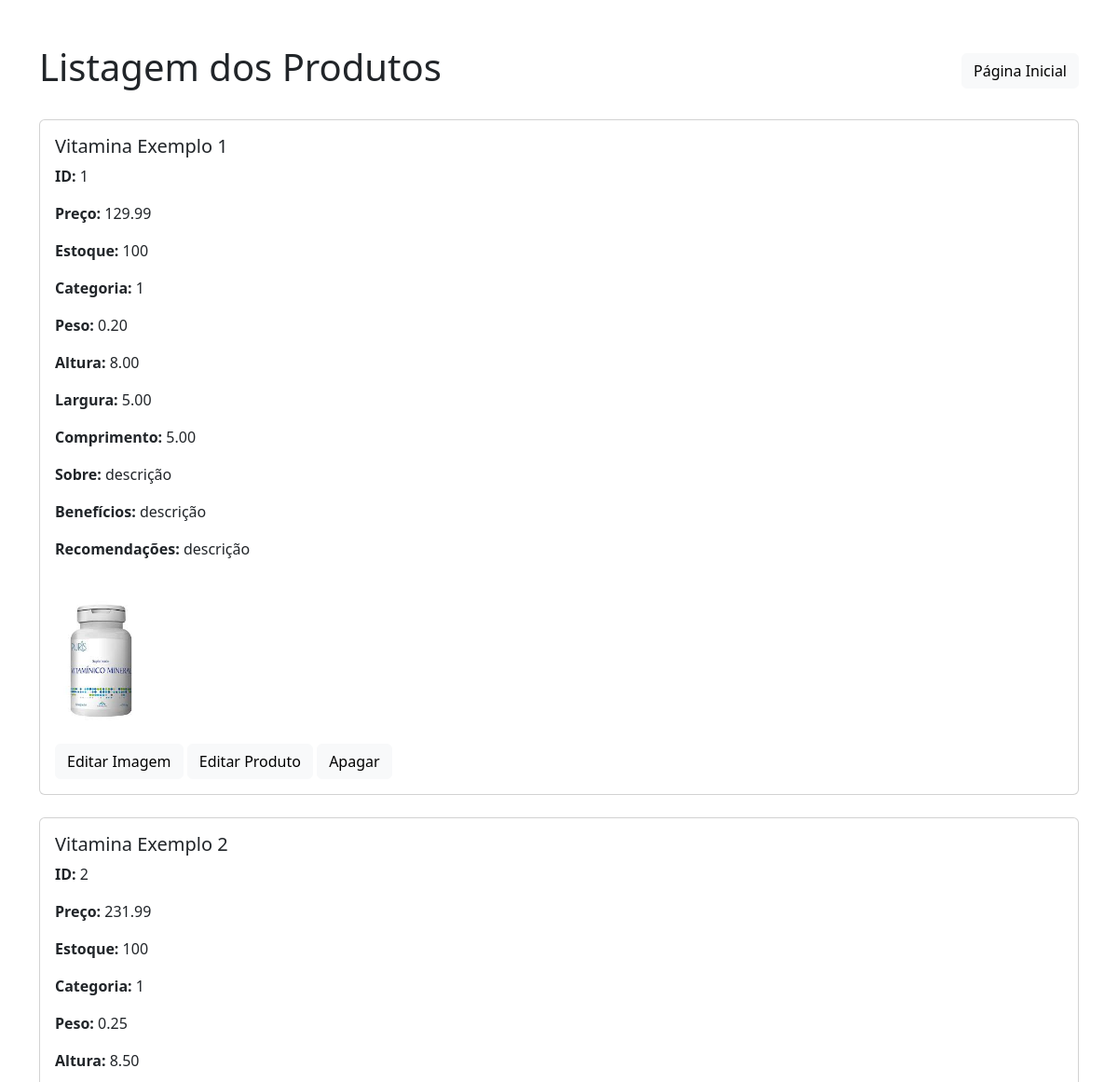
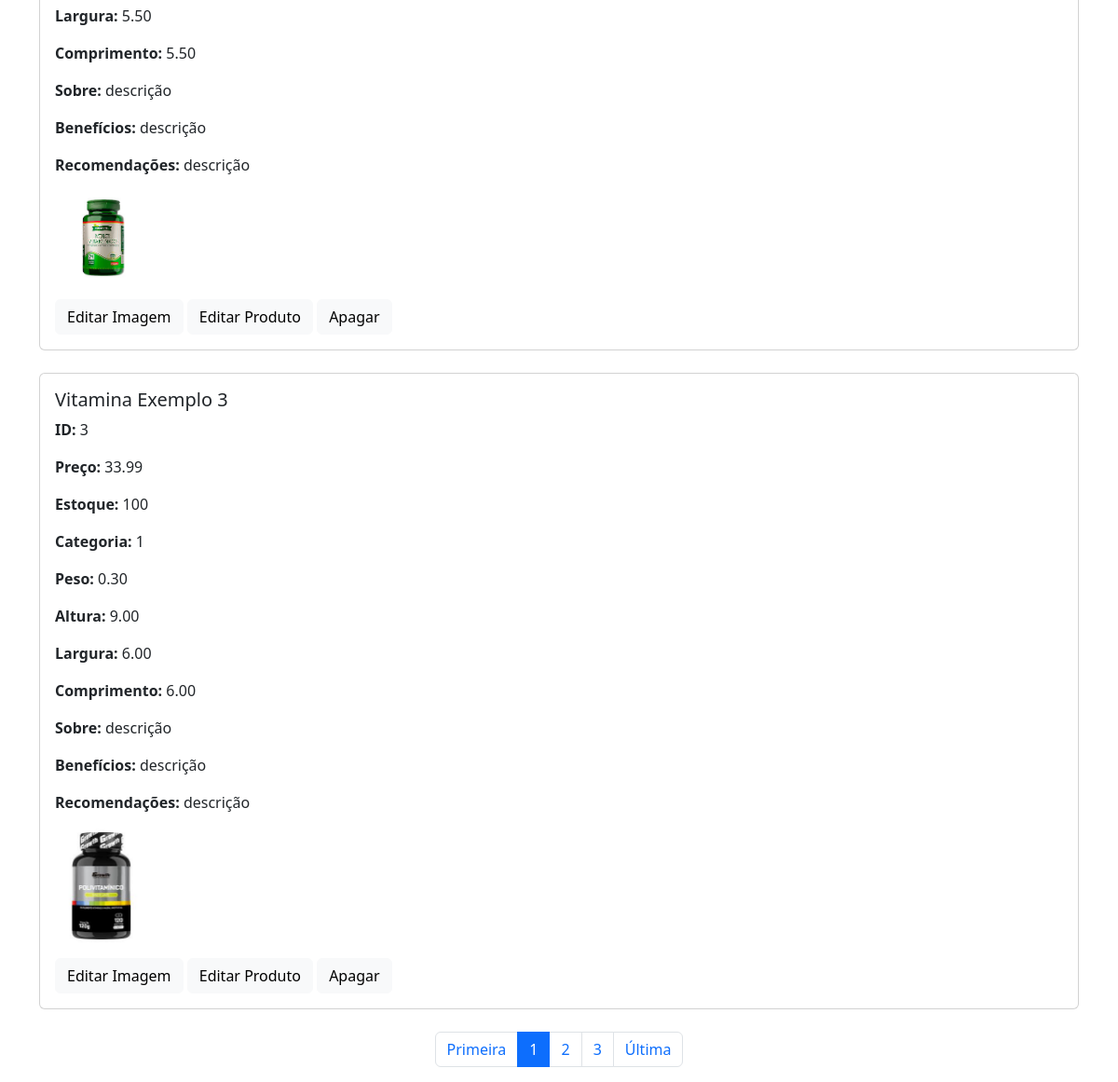
The app's page /listar_produtos.php, older data (2 pictures, top to bottom).
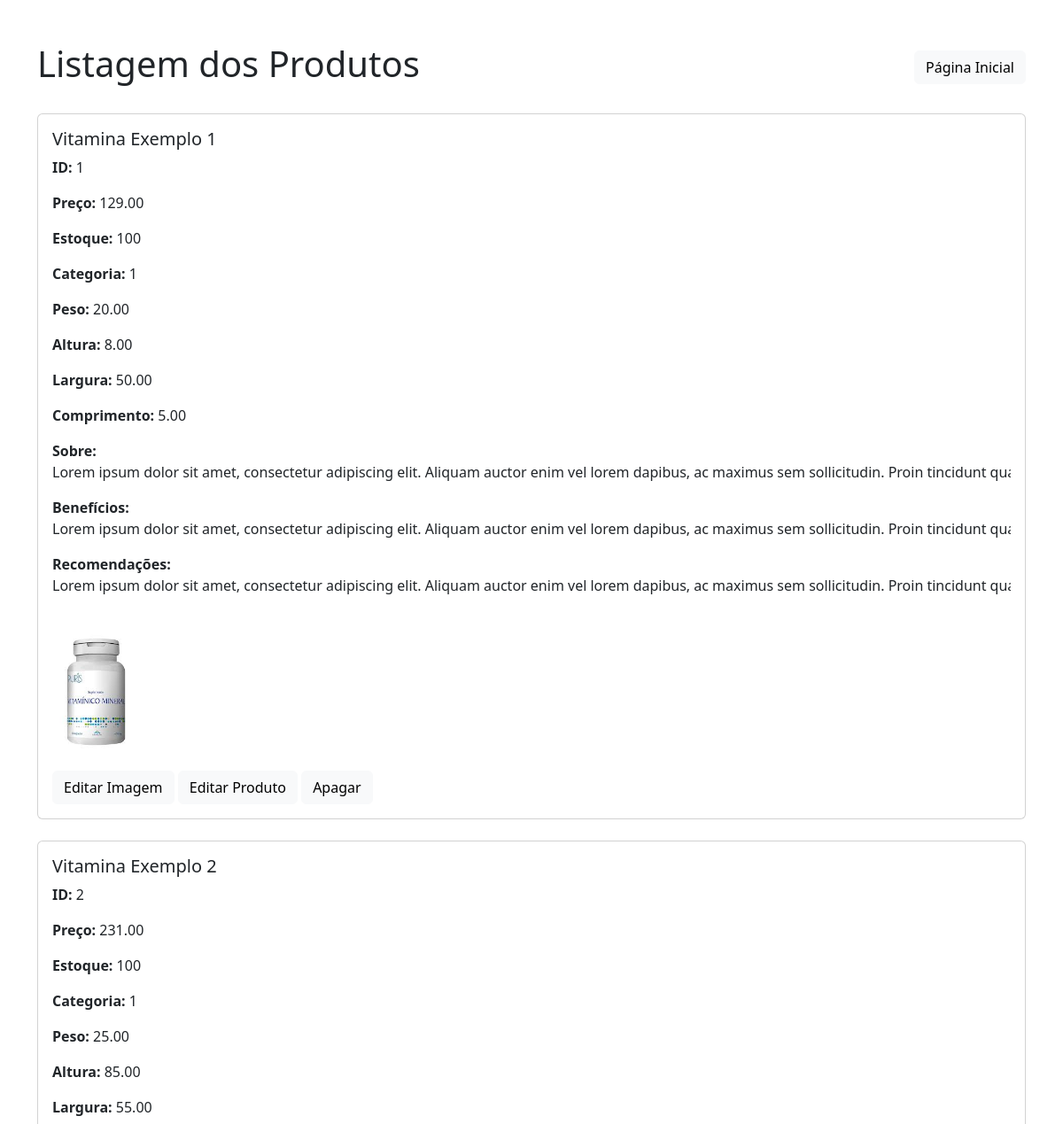
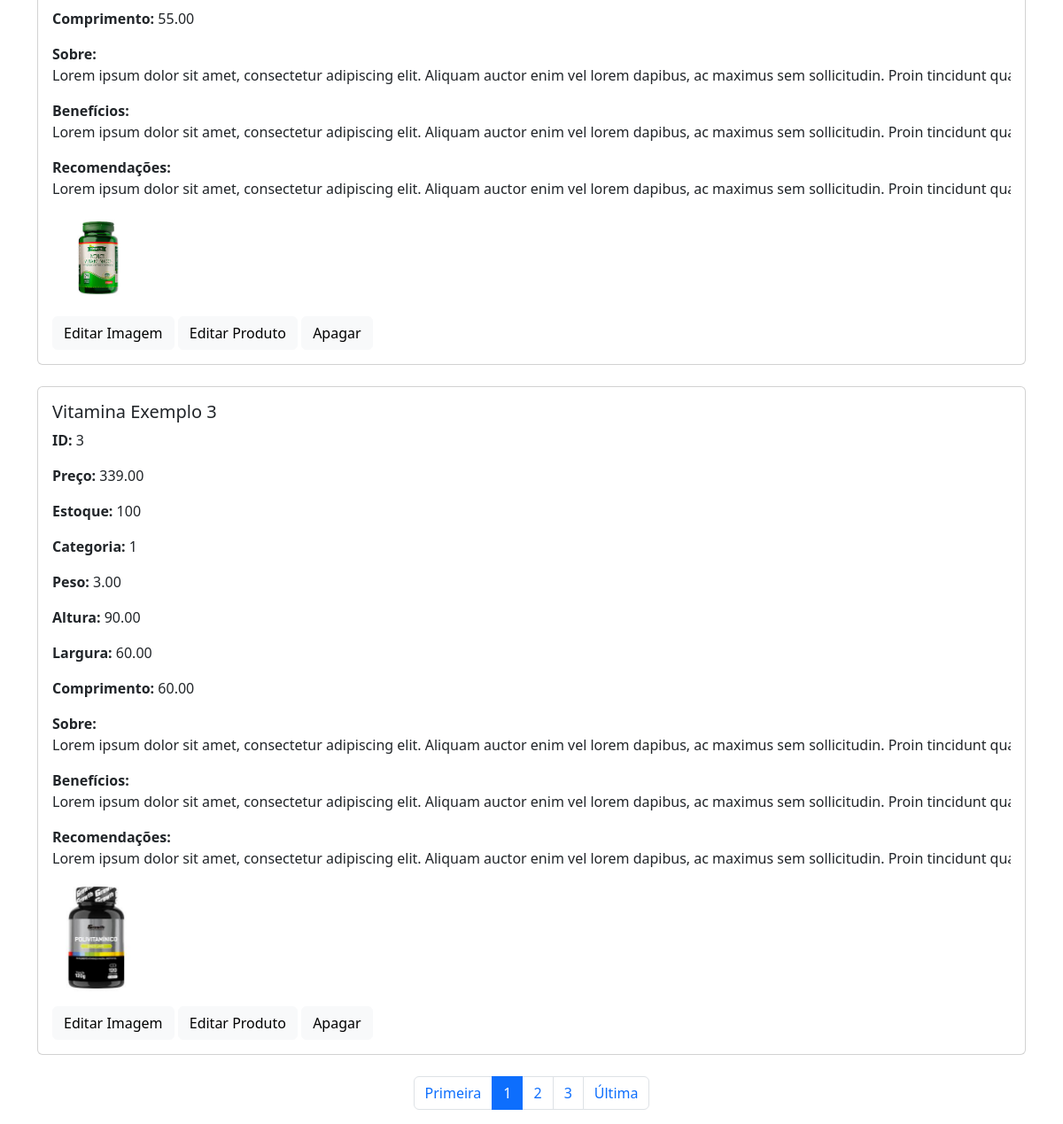
The same page, newer data (2 pictures, top to bottom).
### tables this page shows
CREATE TABLE IF NOT EXISTS `produtos` (
  `produto_id` int(11) NOT NULL AUTO_INCREMENT,
  `nome` varchar(255) NOT NULL,
  `preco` decimal(10,2) NOT NULL,
  `estoque` int(11) NOT NULL,
  `categoria_id` int(11) DEFAULT NULL,
  `imagem_id` int(11) DEFAULT NULL,
  `sobre` text,
  `beneficios` text,
  `recomendacoes` text,
  `data_criacao` timestamp NULL DEFAULT CURRENT_TIMESTAMP,
  `data_atualizacao` timestamp NULL DEFAULT CURRENT_TIMESTAMP ON UPDATE CURRENT_TIMESTAMP,
  `peso` decimal(10,2) NOT NULL DEFAULT '0.00',
  `largura` decimal(10,2) NOT NULL DEFAULT '0.00',
  `altura` decimal(10,2) NOT NULL DEFAULT '0.00',
  `comprimento` decimal(10,2) NOT NULL DEFAULT '0.00',
  PRIMARY KEY (`produto_id`),
  KEY `categoria_id` (`categoria_id`),
  KEY `fk_imagem_produto` (`imagem_id`)
);

CREATE TABLE IF NOT EXISTS `imagem_produto` (
  `id` int(11) NOT NULL AUTO_INCREMENT,
  `nome` varchar(220) NOT NULL,
  `imagem` varchar(220) NOT NULL,
  `produto_id` int(11) DEFAULT NULL,
  PRIMARY KEY (`id`),
  KEY `fk_produtos` (`produto_id`)
);

### listar_produtos.php (the view, shortened to what this page needs)
<?php
include_once("conexao.php");
?>
<!DOCTYPE html>
<html lang="pt-br">
<head>
    <link href="https://cdn.jsdelivr.net/npm/bootstrap@5.3.2/dist/css/bootstrap.min.css" rel="stylesheet">
</head>
<body>
    <div class="container mt-5">
        <div class="d-flex justify-content-between align-items-center mb-4">
            <h1>Listagem dos Produtos</h1>
            <a href="principal_crud.php" class="btn btn-light">Página Inicial</a>
        </div>
        <?php
        $pagina_atual = filter_input(INPUT_GET, 'pagina', FILTER_SANITIZE_NUMBER_INT);
        $pagina = (!empty($pagina_atual)) ? $pagina_atual : 1;
        $qnt_result_pg = 3;
        $inicio = ($qnt_result_pg * $pagina) - $qnt_result_pg;
        $result_produtos = "SELECT * FROM produtos LIMIT $inicio, $qnt_result_pg";
        $resultado_produtos = mysqli_query($conn, $result_produtos);
        while ($row_produtos = mysqli_fetch_assoc($resultado_produtos)) {
            ?>
            <div class="card mb-4">
                <div class="card-body">
                    <h5 class="card-title"><?php echo $row_produtos['nome']; ?></h5>
                    <p class="card-text"><strong>ID:</strong> <?php echo $row_produtos['produto_id']; ?></p>
                    <p class="card-text"><strong>Preço:</strong> <?php echo $row_produtos['preco']; ?></p>
                    <p class="card-text"><strong>Estoque:</strong> <?php echo $row_produtos['estoque']; ?></p>
                    <p class="card-text"><strong>Categoria:</strong> <?php echo $row_produtos['categoria_id']; ?></p>
                    <p class="card-text"><strong>Peso:</strong> <?php echo $row_produtos['peso']; ?></p>
                    <p class="card-text"><strong>Altura:</strong> <?php echo $row_produtos['altura']; ?></p>
                    <p class="card-text"><strong>Largura:</strong> <?php echo $row_produtos['largura']; ?></p>
                    <p class="card-text"><strong>Comprimento:</strong> <?php echo $row_produtos['comprimento']; ?></p>
                    <p class="card-text"><strong>Sobre:</strong> <span class="text-truncate"><?php echo $row_produtos['sobre']; ?></span></p>
                    <p class="card-text"><strong>Benefícios:</strong> <span class="text-truncate"><?php echo $row_produtos['beneficios']; ?></span></p>
                    <p class="card-text"><strong>Recomendações:</strong> <span class="text-truncate"><?php echo $row_produtos['recomendacoes']; ?></span></p>
                    <?php
                    if ($row_produtos['imagem_id']) {
                        $imagem_id = $row_produtos['imagem_id'];
                        $result_imagem = "SELECT * FROM imagem_produto WHERE id = '$imagem_id'";
                        $resultado_imagem = mysqli_query($conn, $result_imagem);
                        $row_imagem_produto = mysqli_fetch_assoc($resultado_imagem);
                        if ($row_imagem_produto) {
                            $imagem_caminho = $row_imagem_produto['imagem'];
                            echo "<p><img src='$imagem_caminho' alt='" . $row_imagem_produto['nome'] . "' style='width:100px;'></p>";
                            echo "<a href='alterar_imagem_produto.php?imagem_id=" . $row_imagem_produto['id'] . "' class='btn btn-light'>Editar Imagem</a>";
                        } else {
                            echo "<p>Erro ao carregar a imagem.</p>";
                        }
                    } else {
                        echo "<p>Sem imagem</p>";
                        echo "<a href='cadastrar_imagem_produto.php?produto_id=" . $row_produtos['produto_id'] . "' class='btn btn-light'>Cadastrar Imagem</a>";
                    }
                    ?>
                    <a href='alterar_produto.php?produto_id=<?php echo $row_produtos['produto_id']; ?>' class='btn btn-light'>Editar Produto</a>
                    <a href='recebe_deletar_produto.php?produto_id=<?php echo $row_produtos['produto_id']; ?>' class='btn btn-light'>Apagar</a>
                </div>
            </div>
            <?php
        }
        $result_pg = "SELECT COUNT(produto_id) AS num_result FROM produtos";
        $resultado_pg = mysqli_query($conn, $result_pg);
        $row_pg = mysqli_fetch_assoc($resultado_pg);
        $quantidade_pg = ceil($row_pg['num_result'] / $qnt_result_pg);
        $max_links = 2;
        echo "<nav aria-label='Page navigation example'><ul class='pagination justify-content-center'>";
        echo "<li class='page-item'><a class='page-link' href='listar_produtos.php?pagina=1'>Primeira</a></li>";
        echo "<li class='page-item active'><a class='page-link' href='#'>$pagina</a></li>";
        for ($pag_dep = $pagina + 1; $pag_dep <= $pagina + $max_links; $pag_dep++) {
            if ($pag_dep <= $quantidade_pg) {
                echo "<li class='page-item'><a class='page-link' href='listar_produtos.php?pagina=$pag_dep'>$pag_dep</a></li>";
            }
        }
        echo "<li class='page-item'><a class='page-link' href='listar_produtos.php?pagina=$quantidade_pg'>Última</a></li>";
        echo "</ul></nav>";
        ?>
    </div>
</body>
</html>

### listar_produtos.php (style rules this page uses)
.card-text { display: -webkit-box; -webkit-line-clamp: 3; -webkit-box-orient: vertical; overflow: hidden; text-overflow: ellipsis; }

Row changes from the older to the newer data that the page shows:
changed produtos "Vitamina Exemplo 1": preco "129.99" → "129.00"; peso "0.20" → "20.00"; largura "5.00" → "50.00"; sobre "descrição" → "Lorem ipsum dolor sit amet, consectetur adipiscing elit. Aliquam auctor enim vel lorem dapibus, ac maximus sem sollicitudin. Proin tincidunt q…"; beneficios "descrição" → "Lorem ipsum dolor sit amet, consectetur adipiscing elit. Aliquam auctor enim vel lorem dapibus, ac maximus sem sollicitudin. Proin tincidunt q…"; recomendacoes "descrição" → "Lorem ipsum dolor sit amet, consectetur adipiscing elit. Aliquam auctor enim vel lorem dapibus, ac maximus sem sollicitudin. Proin tincidunt q…"
changed produtos "Vitamina Exemplo 2": preco "231.99" → "231.00"; peso "0.25" → "25.00"; altura "8.50" → "85.00"; largura "5.50" → "55.00"; comprimento "5.50" → "55.00"; sobre "descrição" → "Lorem ipsum dolor sit amet, consectetur adipiscing elit. Aliquam auctor enim vel lorem dapibus, ac maximus sem sollicitudin. Proin tincidunt q…"; beneficios "descrição" → "Lorem ipsum dolor sit amet, consectetur adipiscing elit. Aliquam auctor enim vel lorem dapibus, ac maximus sem sollicitudin. Proin tincidunt q…"; recomendacoes "descrição" → "Lorem ipsum dolor sit amet, consectetur adipiscing elit. Aliquam auctor enim vel lorem dapibus, ac maximus sem sollicitudin. Proin tincidunt q…"
changed produtos "Vitamina Exemplo 3": preco "33.99" → "339.00"; peso "0.30" → "3.00"; altura "9.00" → "90.00"; largura "6.00" → "60.00"; comprimento "6.00" → "60.00"; sobre "descrição" → "Lorem ipsum dolor sit amet, consectetur adipiscing elit. Aliquam auctor enim vel lorem dapibus, ac maximus sem sollicitudin. Proin tincidunt q…"; beneficios "descrição" → "Lorem ipsum dolor sit amet, consectetur adipiscing elit. Aliquam auctor enim vel lorem dapibus, ac maximus sem sollicitudin. Proin tincidunt q…"; recomendacoes "descrição" → "Lorem ipsum dolor sit amet, consectetur adipiscing elit. Aliquam auctor enim vel lorem dapibus, ac maximus sem sollicitudin. Proin tincidunt q…"
